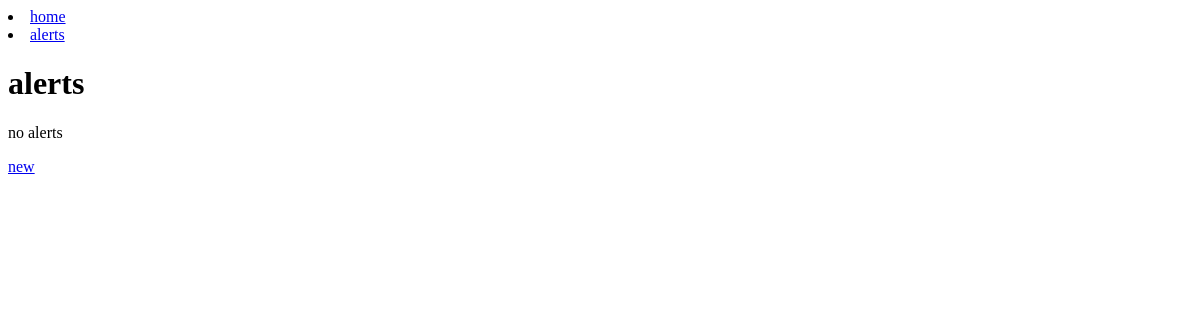
The app's page /alerts/, older data.
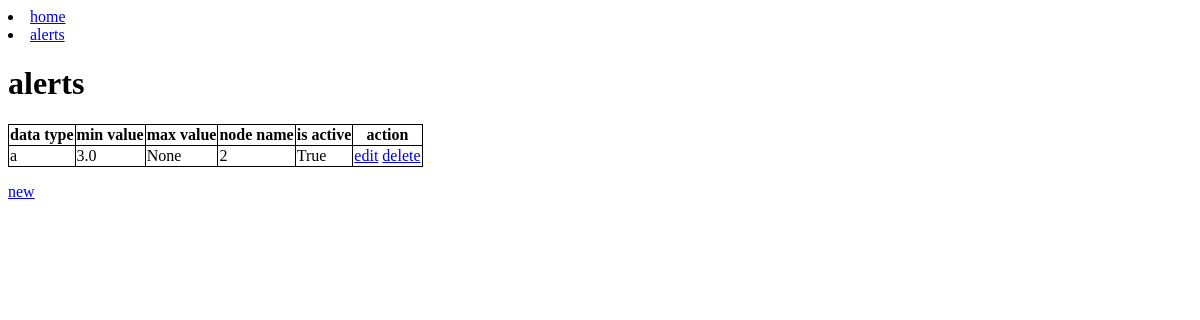
The same page, newer data.
### data_collector/models.py (models this page shows, shortened)
class Alert(models.Model):
    data_type = models.CharField(max_length=100)
    min_value=models.FloatField(null=True,blank=True)
    max_value=models.FloatField(null=True,blank=True)
    node_name=models.CharField(max_length=200,blank=True)
    is_active = models.BooleanField(default=True)

### data_collector/views.py (the view)
# urls.py: url(r'^alerts/$',AlertListView.as_view() ,name='alerts_list'),
class AlertListView(ListView):
    template_name = 'alert_list.html'
    model = Alert

### data_collector/templates/alert_list.html
{% extends "base.html" %}
{% block content %}
    <h1>alerts</h1>
    {% if object_list %}
    <table>
        <tbody>
        <tr>
            <th>data type</th>
            <th>min value</th>
            <th>max value</th>
            <th>node name</th>
            <th>is active</th>
            <th>action</th>
        </tr>
        {% for alert in object_list %}
                <tr>
                    <td>{{ alert.data_type }}</td>
                    <td>{{ alert.min_value }}</td>
                    <td>{{ alert.max_value }}</td>
                    <td>{{ alert.node_name }}</td>
                    <td>{{ alert.is_active }}</td>
                    <td><a href="{% url 'alerts_edit' pk=alert.pk %}">edit</a>&nbsp;<a href="{% url 'alerts_delete' pk=alert.pk %}">delete</a></td>
                </tr>
        {% endfor %}
        </tbody>
    </table>
    {% else %}
    no alerts
    {% endif %}
    <p><a href="{% url 'alerts_new' %}">new</a></p>
{% endblock %}

Row changes from the older to the newer data that the page shows:
added Alert: data_type "a", min_value "3.0", max_value "None", node_name "2", is_active "True"
Text that changed along with them:
text no longer shown: "no alerts"
text now shown: "data type min value max value node name is active action"
